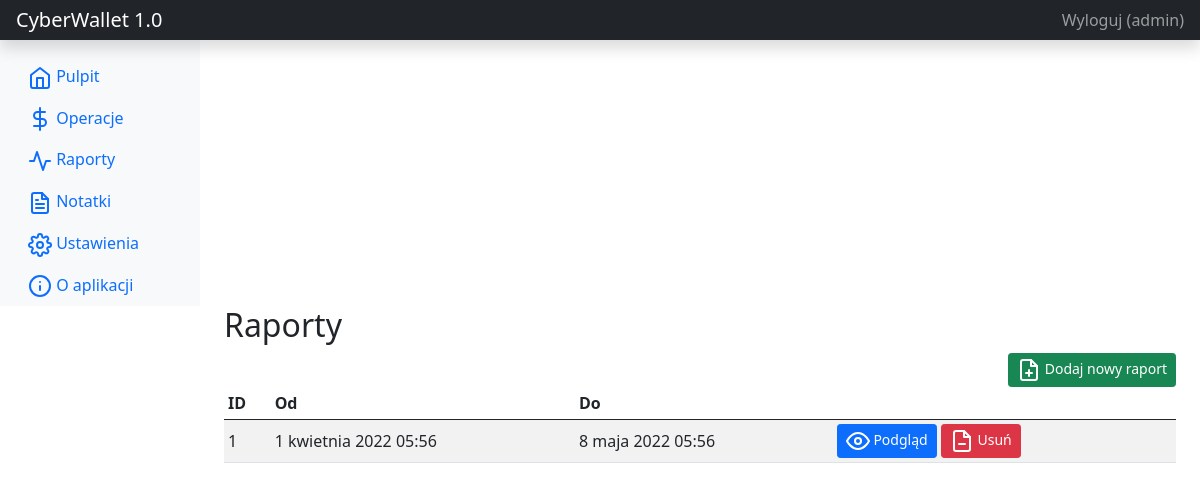
Screenshot of /read_reports/ (signed in) with the database file from the repository.
### cyber_wallet_application/models.py (models this page shows)
class Report(models.Model):
    user = models.ForeignKey(User, on_delete=models.CASCADE)
    from_moment = models.DateTimeField()
    to_moment = models.DateTimeField()

### cyber_wallet_application/views.py (the view)
# urls.py: path("read_reports/", views.read_reports),
@login_required(login_url=LOGIN_URL)
@require_http_methods(["GET"])
def read_reports(request):
    reports = (Report.objects
               .filter(user=request.user)
               .order_by("-from_moment"))
    return render(request, "read_reports.htm", {
        "reports": reports
    })

### cyber_wallet_application/templates/read_reports.htm
{% include "header.htm" %}
<main class="col-md-9 ms-sm-auto col-lg-10 px-md-4">
    <h2>Raporty</h2>
    <div style="text-align: right;">
        <a href="/create_report" class="btn btn-success btn-sm">
            <span data-feather="file-plus"></span>
            Dodaj nowy raport
        </a>
    </div>
    <div class="table-responsive">
        <table class="table table-striped table-sm">
            <thead>
            <tr>
                <th scope="col">ID</th>
                <th scope="col">Od</th>
                <th scope="col">Do</th>
                <th></th>
            </tr>
            </thead>
            <tbody>
            {% for report in reports %}
            <tr>
                <td>{{ report.id }}</td>
                <td>{{ report.from_moment }}</td>
                <td>{{ report.to_moment }}</td>
                <td>
                    <a href="/read_report/{{ report.id }}" class="btn btn-primary btn-sm">
                        <span data-feather="eye"></span>
                        Podgląd
                    </a>
                    <a href="/delete_report/{{ report.id }}" class="btn btn-danger btn-sm">
                        <span data-feather="file-minus"></span>
                        Usuń
                    </a>
                </td>
            </tr>
            {% endfor %}
            </tbody>
        </table>
    </div>
</main>
{% include "footer.htm" %}

### cyber_wallet_application/templates/header.htm (shortened to what this page needs)
<!doctype html>
<html lang="pl">
<head>
    <link href="https://getbootstrap.com/docs/5.0/dist/css/bootstrap.min.css" rel="stylesheet"
>
    <link rel="stylesheet" href="https://netdna.bootstrapcdn.com/font-awesome/4.7.0/css/font-awesome.css">
    <link href="https://getbootstrap.com/docs/5.0/examples/dashboard/dashboard.css" rel="stylesheet">
            {% load static %}
</head>
<body>
<header class="navbar navbar-dark sticky-top bg-dark flex-md-nowrap p-0 shadow">
    <a class="navbar-brand col-md-3 col-lg-2 me-0 px-3" href="/">CyberWallet 1.0</a>
    <div class="navbar-nav">
        <div class="nav-item text-nowrap">
            {% if user.is_authenticated %}
            <a class="nav-link px-3" href="/accounts/logout">Wyloguj ({{ user.get_username }})</a>
            {% else %}
            <a class="nav-link px-3" href="/accounts/login">Logowanie</a>
            {% endif %}
        </div>
    </div>
</header>
{% if user.is_authenticated %}
<div class="container-fluid">
    <div class="row">
        <nav id="sidebarMenu" class="col-md-3 col-lg-2 d-md-block bg-light sidebar collapse">
            <div class="position-sticky pt-3">
                <ul class="nav flex-column">
                    <li class="nav-item">
                        <a class="nav-link {% if request.path == '/' %}active{% endif %}" href="/">
                            <span data-feather="home"></span>
                            Pulpit
                        </a>
                    </li>
                    <li class="nav-item">
                        <a class="nav-link {% if request.path == '/read_operations/' %}active{% endif %}" href="/read_operations">
                            <span data-feather="dollar-sign"></span>
                            Operacje
                        </a>
                    </li>
                    <li class="nav-item">
                        <a class="nav-link {% if request.path == '/read_reports/' %}active{% endif %}" href="/read_reports">
                            <span data-feather="activity"></span>
                            Raporty
                        </a>
                    </li>
                    <li class="nav-item">
                        <a class="nav-link {% if request.path == '/read_notes/' %}active{% endif %}" href="/read_notes">
                            <span data-feather="file-text"></span>
                            Notatki
                        </a>
                    </li>
                    <li class="nav-item">
                        <a class="nav-link {% if request.path == '/settings/' %}active{% endif %}" href="/settings">
                            <span data-feather="settings"></span>
                            Ustawienia
                        </a>
                    </li>
                    <li class="nav-item">
                        <a class="nav-link {% if request.path == '/info/' %}active{% endif %}" href="/info">
                            <span data-feather="info"></span>
                            O aplikacji
                        </a>
                    </li>
                </ul>
            </div>
        </nav>
    </div>
</div>
{% endif %}

### rows the page displays
Report: id "1", from_moment "1 kwietnia 2022 05:56", to_moment "8 maja 2022 05:56"

### other values shown
{{ user.get_username }} "admin"
